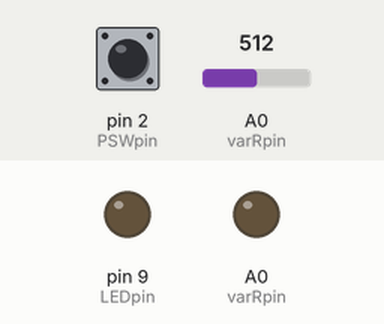
This sketch was run on a simulated Arduino Uno, built with avr-gcc and run on an emulated ATmega328P. Shown: output pins drawn as LEDs (lit = HIGH). Inputs (shaded band) come from the test bench; at power-on: pin 2 (PSWpin) HIGH, A0 (varRpin) = 512. What the sketch prints to the serial monitor is not drawn.

Above: at 10.8 s.
10.9 s: pin 2 (PSWpin) pulled LOW for 3 s
At 11.4 s:
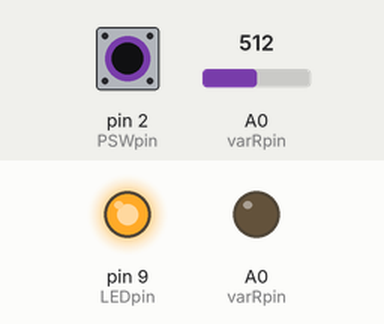
Timing chart, 0 to 13.9 s (numbered marks = the images above; inputs shaded):
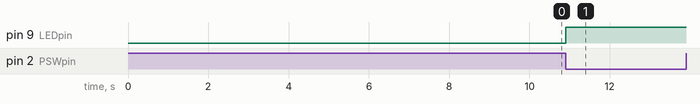

Measured:
- after the input at 10.9 s, pin 9 (LEDpin): LOW → HIGH at once

The sketch:

LED_ex03.ino
```cpp
#define LEDpin 9
#define PSWpin 2
#define varRpin A0

void setup()
{
  pinMode(LEDpin, OUTPUT);
  pinMode(PSWpin, INPUT);
  pinMode(varRpin, OUTPUT);
  Serial.begin(9600);
}

volatile int n = 0; //割り込み回数

void ledISR()
{
  n++;
  if (n % 2 == 0)
    digitalWrite(LEDpin, LOW);
  else
    digitalWrite(LEDpin, HIGH);
}

void loop()
{
  //プッシュスイッチが押されたとき割り込み
  attachInterrupt(0, ledISR, FALLING);
  double varR = analogRead(varRpin);
  Serial.print(varR);
  Serial.print("\t");
  Serial.println(n);
  delay(10000);
}
```
